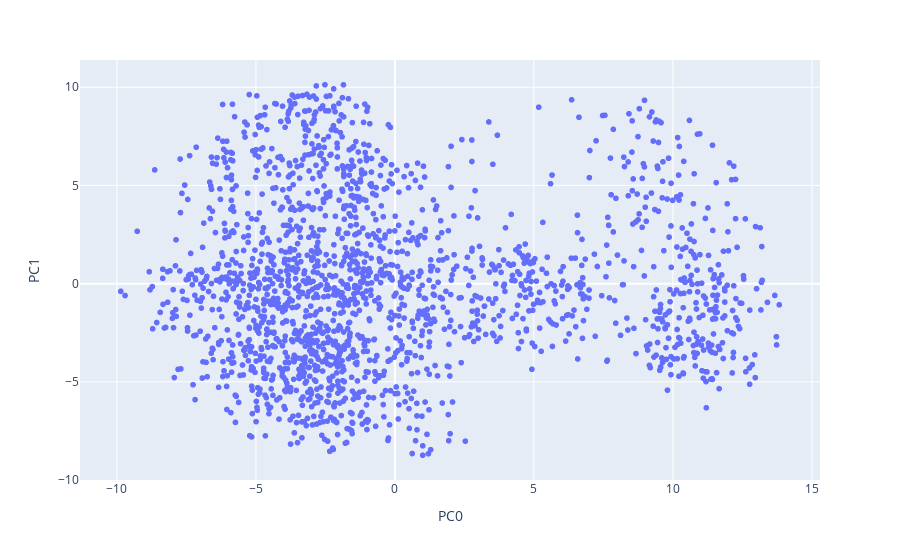

Write notebook code for a chart like this one.
### Code cell
# Plotting the data in terms of the first two principal components
fig = px.scatter(principal_df, 
                 x='PC0', y='PC1', 
                 hover_data={'Title': list(principal_df.iloc[:, 0])})

fig.layout.height = 500
fig.show()

### Figure 1 — Plotly figure (JSON) as saved in the notebook; plotly's stock layout.template omitted (floating-point values rounded to 4 significant figures; data arrays with more than 128 entries replaced by an {"elided": "..."} marker saying what was removed)
{"data": [{"customdata": {"elided": "1923x1 str values"}, "hovertemplate": "PC0=%{x}<br>PC1=%{y}<br>Title=%{customdata[0]}<extra></extra>", "legendgroup": "", "marker": {"color": "#636efa", "symbol": "circle"}, "mode": "markers", "name": "", "showlegend": false, "type": "scattergl", "x": {"elided": "1923 float values"}, "xaxis": "x", "y": {"elided": "1923 float values"}, "yaxis": "y"}], "layout": {"autosize": true, "legend": {"tracegroupgap": 0}, "margin": {"t": 60}, "xaxis": {"anchor": "y", "autorange": true, "domain": [0, 1], "range": [-11.5, 15.47], "title": {"text": "PC0"}, "type": "linear"}, "yaxis": {"anchor": "x", "autorange": true, "domain": [0, 1], "range": [-10.03, 11.42], "title": {"text": "PC1"}, "type": "linear"}}}
